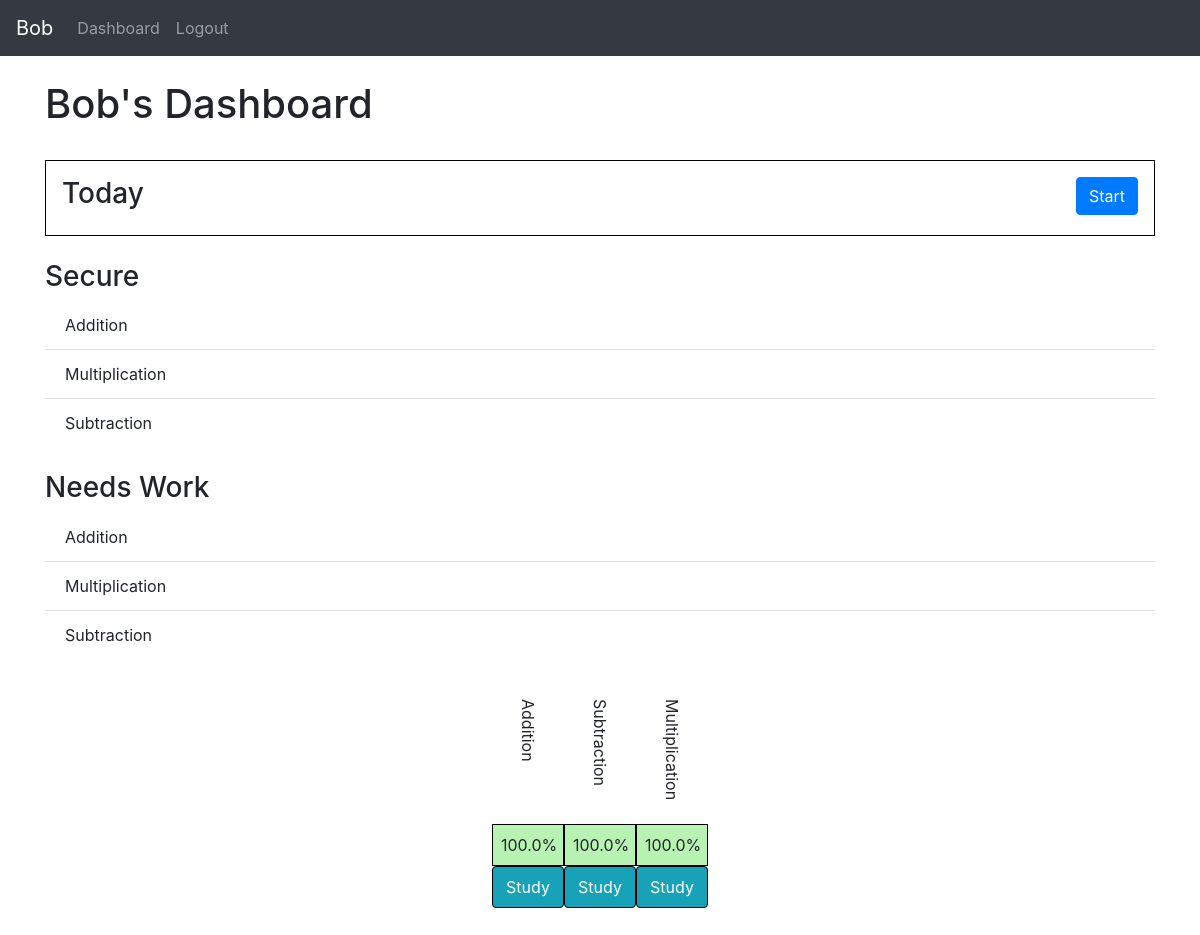
The page /student/dash (signed in) on the database as committed earlier.
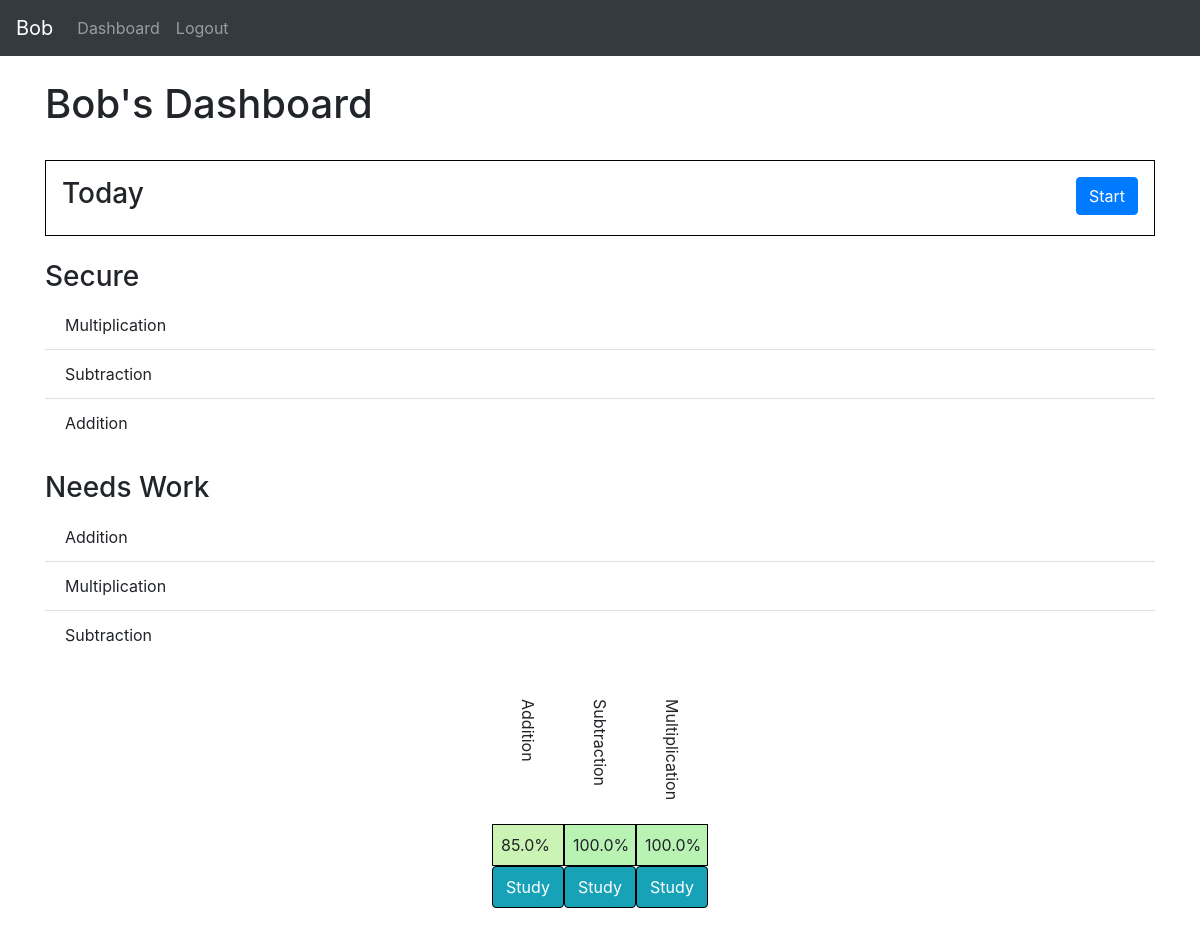
The same page on the database as committed later.
### website/models.py (models this page shows)
class Topic(db.Model):
    id = db.Column(db.Integer, primary_key=True)
    name = db.Column(db.String(150))
    active = db.Column(db.Boolean)
    locked = db.Column(db.Boolean)
    instances = db.Column(db.SmallInteger)
    date = db.Column(db.DateTime(timezone=True))
    group_id = db.Column(db.Integer, db.ForeignKey('group.id'))
    variable_ids = db.relationship('Variable')
    problem_ids = db.relationship('Problem')
    data_ids = db.relationship('Data')

class Data(db.Model):
    id = db.Column(db.Integer, primary_key=True)
    correct = db.Column(db.SmallInteger)
    completed = db.Column(db.SmallInteger)
    avg_time = db.Column(db.SmallInteger)
    accuracy = correct*100/completed
    last_done = db.Column(db.DateTime(timezone=True), default=func.now())
    topic_id = db.Column(db.Integer, db.ForeignKey('topic.id'))
    student_id = db.Column(db.Integer, db.ForeignKey('student.id'))

### website/student/student_views.py (the view)
@views.route('/dash', methods=['GET', 'POST'])
@login_required
def dash():
    if current_user.student_id:
        student = Student.query.filter_by(id=current_user.student_id.id).first()
    else:
        return redirect(url_for("teacher_views.groups", user=current_user))
    group = Group.query.get(student.group_id)
    top3 = (db.session.query(Topic, Data)
        .join(Data)
        .filter(Data.student_id == student.id)
        .filter(Topic.active)
        .order_by(Data.accuracy.desc())
        .order_by(Topic.name)
        ).limit(3).all()
    low3 = (db.session.query(Topic, Data)
        .join(Data)
        .filter(Data.student_id == student.id)
        .filter(Topic.active)
        .order_by(Data.accuracy.asc())
        .order_by(Topic.name)
        ).limit(3).all()
    value = request.form.get('button')
    if request.method == 'POST' and value:
        topic = Topic.query.get(value)
        return checkThisTopic(group, topic, student, True)
    elif request.method == 'POST':
        return checkTopics(group, student, True)
    for topic in group.topic_ids:
        if topic.active:
            days = datetime.now() - topic.date - timedelta(hours=1)
            data = Data.query.filter_by(student_id=student.id).filter_by(topic_id=topic.id).first()
            if days.seconds >= (data.completed)**2: # and not (data.last_done - datetime.now()).days == -1:
                return render_template("student/dash.html", user=current_user, student=student, group=group, top3=top3, low3=low3, remaining=True)
    return render_template("student/dash.html", user=current_user, student=student, group=group, top3=top3, low3=low3, remaining=False)

### website/templates/student/dash.html
{% extends "base.html" %} {% block title %}Dashboard{% endblock %}
{% block content %}
<br>
<h1>{{ user.first_name }}'s Dashboard</h1>
<br>
<div class="d-flex justify-content-between p-3" style="border:1px solid black">
    <h3>Today</h3>
    <form method="POST">
    {% if remaining %}
    <button type="submit" class="btn btn-primary">Start</button>
    {% else %}
    <h3 class="p-3" style="color: #009900;">All Done!</h3>
    {% endif %}
    </form>
</div>
<br>
<div>
    <div>
        <h3>Secure</h3>
        <ul class="list-group list-group-flush">
            {% for topic in top3 %}
            <li class="list-group-item">{{ topic[0].name }}</li>
            {% endfor %}
        </ul>
    </div>
    <br>
    <div>
        <h3>Needs Work</h3>
        <ul class="list-group list-group-flush">
            {% for topic in low3 %}
            <li class="list-group-item">{{ topic[0].name }}</li>
            {% endfor %}
        </ul>
    </div>
</div>
<br>
<div>
    <div class="p-2">
        <div class="d-flex justify-content-center">
        {% for topic in group.topic_ids %}
        {% if topic.active %}
        <div class="d-flex p-2" ><p style="writing-mode: tb-rl">{{ topic.name }}</p></div>
        {% endif%}
        {% endfor %}
    </div>
    <div class="d-flex justify-content-center">
    {% for data in student.data_ids %}
        {% for topic in group.topic_ids %}
        {% if data.topic_id == topic.id and topic.active%}
        <div class="d-flex p-2" style="width: 72px; background-color: hsl({{ data.correct*115/data.completed}}, 73%, 83%); border:1px solid black">{{ '%0.1f'| format(data.correct*100/data.completed) }}%</div>
        {% endif %}
        {% endfor %}
    {% endfor %}
    </div>
    <form method="POST">
    <div class="d-flex justify-content-center">
        {% for data in student.data_ids %}
            {% for topic in group.topic_ids %}
            {% if data.topic_id == topic.id and topic.active%}
            <button type="submit" name="button" class="btn btn-info p-2" style="width: 72px; border:1px solid black;" value="{{ topic.id }}">Study</button>
            {% endif %}
            {% endfor %}
        {% endfor %}
    </div>
    </form>
</div>
<br>
<br>
{% endblock %}🎉

Rows that differ between the two databases and show on the page:
shown differently, row unchanged: Topic "Addition": moves down the list
changed Data (number 1 of 3 on the later page): correct 1 → 17 (drawn); data.correct*100/data.completed "100.0" → "85.0"
